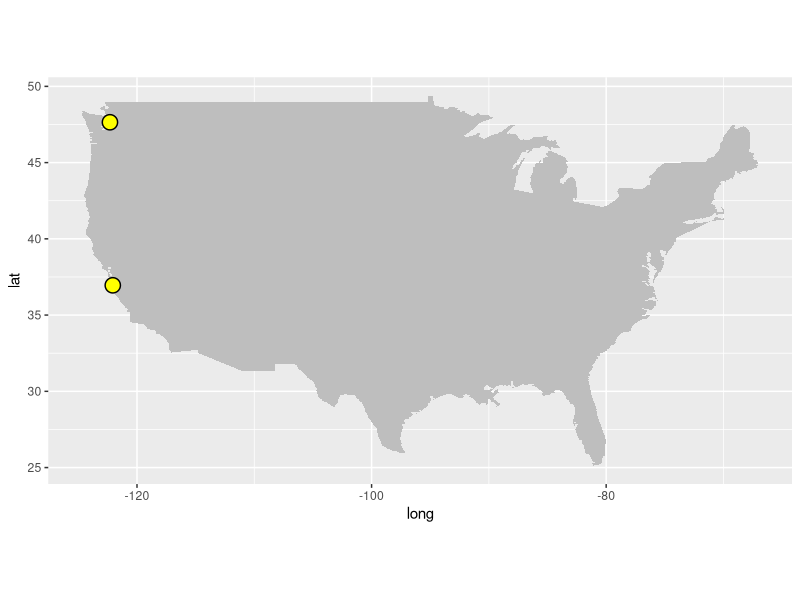
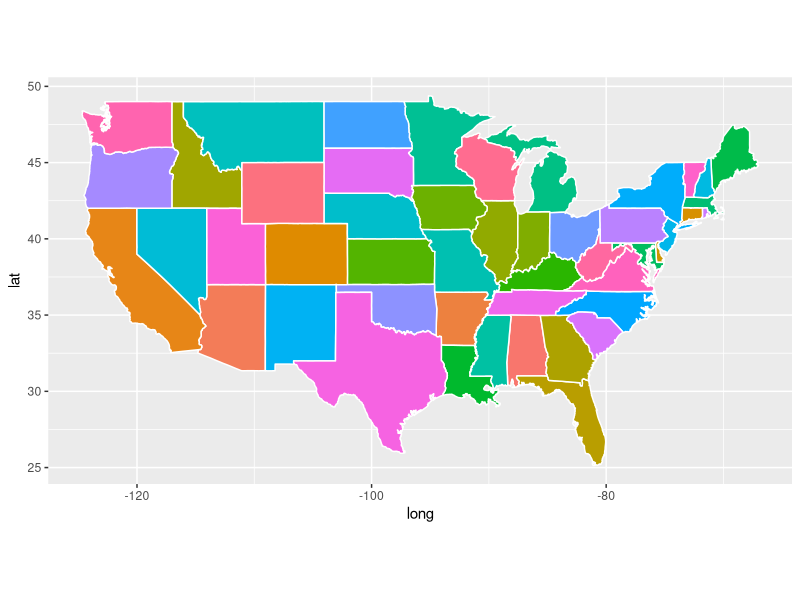
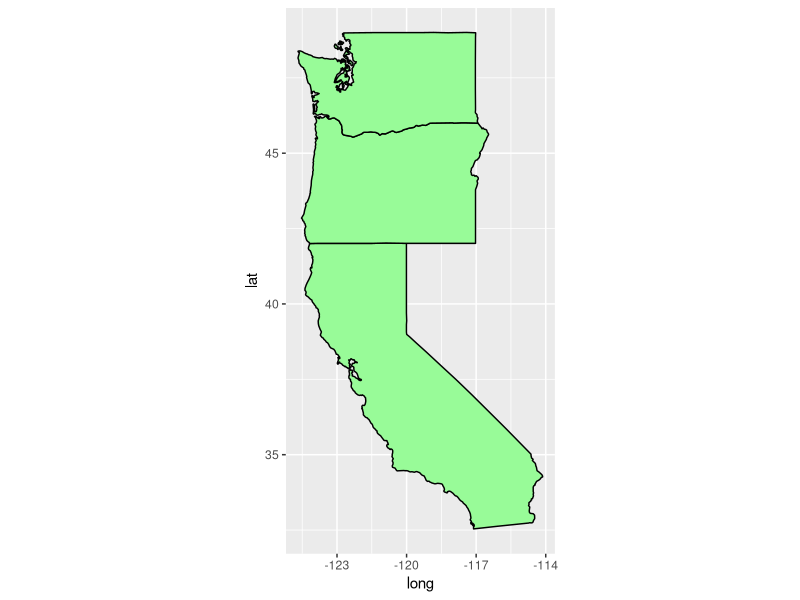

Source code (R) for these figures, in order:
## ---- chunk 1
library(maps) # For map data
library(tidyverse)
## ---- chunk 2
# data from {maps}
usa <- map_data("usa")

# create usa map
usa_map <- ggplot() + 
  geom_polygon(data = usa, aes(x = long, y = lat), fill = "gray") + # , group = group
  coord_fixed(1.3)

# add points to map
labs <- data.frame(
  long = c(-122.064873, -122.306417),
  lat = c(36.951968, 47.644855),
  names = c("SWFSC-FED", "NWFSC"),
  stringsAsFactors = FALSE
  )  

usa_map + 
  geom_point(data = labs, aes(x = long, y = lat), color = "black", size = 5) +
  geom_point(data = labs, aes(x = long, y = lat), color = "yellow", size = 4)


## ---- chunk 3
states <- map_data("state")
dim(states)

# plot all states
ggplot(data = states) + 
  geom_polygon(aes(x = long, y = lat, fill = region, group = group), color = "white") + 
  coord_fixed(1.3) +
  guides(fill=FALSE)  # do this to leave off the color legend
## ---- chunk 4
west_coast <- states |> 
  filter(region %in% c("california", "oregon", "washington"))


ggplot(data = west_coast) + 
  geom_polygon(aes(x = long, y = lat, group = group), fill = "palegreen", color = "black") + 
  coord_fixed(1.3)
## ---- chunk 5
ca_df <- subset(states, region == "california")
counties <- map_data("county")
ca_county <- counties |> 
  filter(region == "california")


ca_base <- ggplot(data = ca_df, mapping = aes(x = long, y = lat, group = group)) + 
  coord_fixed(1.3) + 
  geom_polygon(color = "black", fill = "gray") +
  geom_polygon(data = ca_county, fill = NA, color = "white") +
  geom_polygon(color = "black", fill = NA) + # get the state border back on top
  theme_void()


